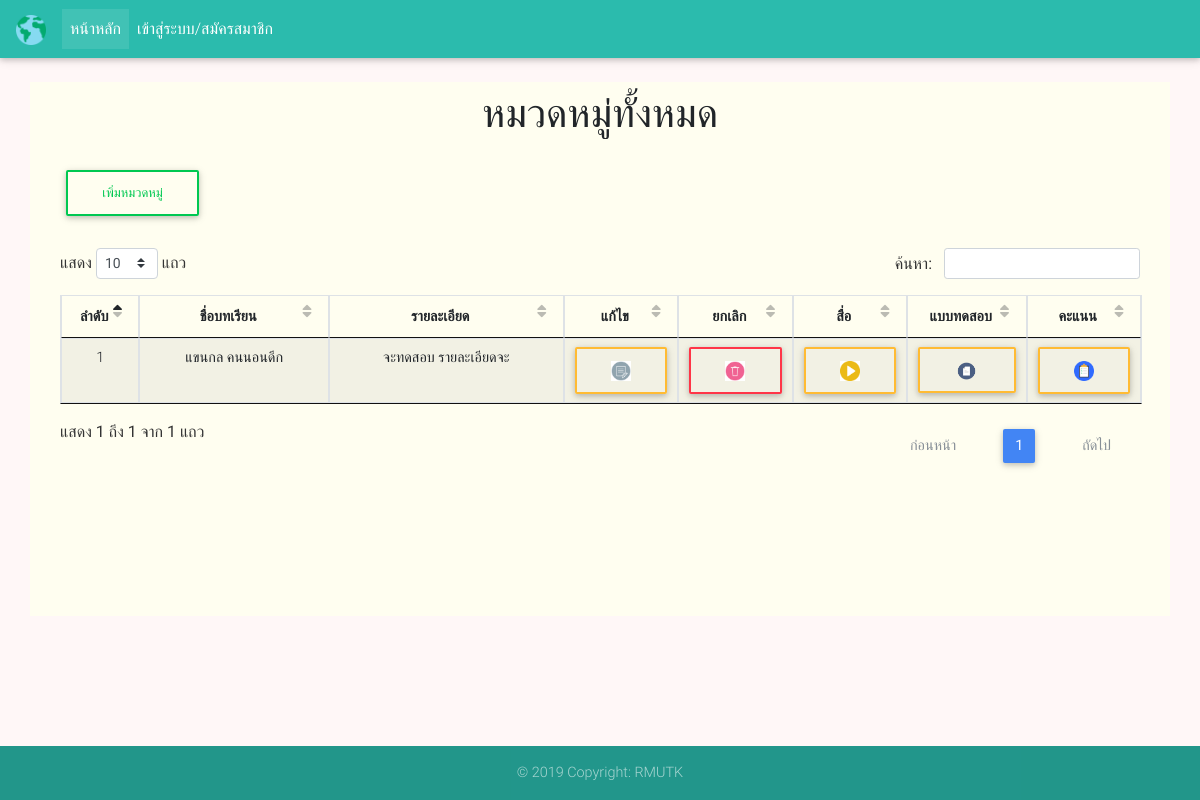
The page /admin/index.php?sc on the database as committed earlier.
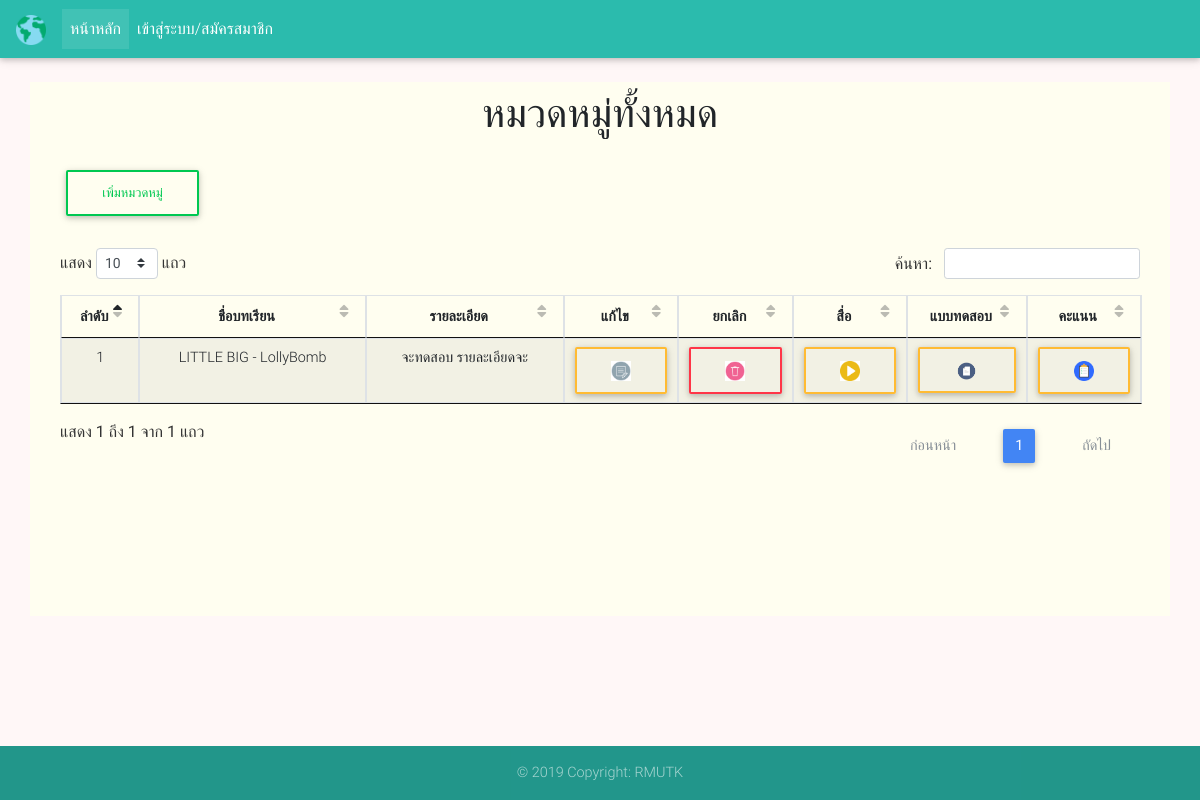
The same page on the database as committed later.
### tables this page shows
CREATE TABLE `choice` (
  `choice_id` int(11) NOT NULL,
  `choice_name` varchar(100) NOT NULL,
  `video` varchar(300) NOT NULL,
  `choice_detail` varchar(100) NOT NULL,
  `choice_status` int(1) NOT NULL
);

### admin/show_choice_all.php (the view, shortened to what the changed rows need)
<?php
$query_model = "SELECT * FROM choice";
$model = mysqli_query($con,$query_model) or die(mysqli_error());
$row_model = mysqli_fetch_assoc($model);
$totalRows_model = mysqli_num_rows($model);
?>
<?php if (isset($_REQUEST['sco']) <> ''): ?>
  <div class="col-12">
   <div class="py-2">
    <div class="container">
      <div class="row">
        <div class="col-md-12">
          <h1 class="text-center" >หมวดหมู่ทั้งหมด</h1>
        </div>
      </div>
    </div>
  </div>
  <div class="py-3">
    <div class="container">
      <div class="row">
        <div class="col-md-12">
            <br>
            <?php include 'add_choice.php'; ?>
            <a href="showchoice.php" class="btn btn-outline-success my-2 my-sm-0" data-toggle='modal' data-target='#addchoiceModal'>เพิ่มหมวดหมู่</a>
            <br><br>
            <table  id="dtBasicExample" class="table table-striped table-bordered" cellspacing="0" width="100%">
             <?php if ($totalRows_model > 0) {?>
              <thead>
                <tr class="text-center">
                  <th scope="col" width="5">ลำดับ</th>
                  <th scope="col">ชื่อบทเรียน</th>
                  <th scope="col">ลิ้งค์</th>
                  <th scope="col" width="15">สื่อการเรียนรู้</th>
                  <th scope="col" width="5">แก้ไข</th>
                  <th scope="col" width="5">ยกเลิก</th>
                </tr>
              </thead>
              <tbody>
                <?php
                $i = 1 ;
                do { ?>
                  <tr class="text-center">
                    <td><?php echo $i ?></td>
                    <td><?php echo $row_model['choice_name']; ?></td>
                    <td><?php echo $row_model['video']; ?></td>
                    <?php
                    $url = $row_model['video'];
                    preg_match('/[\\?\\&]v=([^\\?\\&]+)/', $url, $matches);
                    $id = $matches[1];
                    $width = '200px';
                    $height = '115px';
                    ?>
                    <td>
                      <iframe width="200" height="100" src="https://www.youtube.com/embed/<?php echo $id; ?>" frameborder="0" allow="accelerometer; autoplay; encrypted-media; gyroscope; picture-in-picture" allowfullscreen></iframe>
                    </td>
                    <td>
                      <a href="index.php?ec&ec&choice_id=<?php echo $row_model['choice_id'];?>" class="btn btn-outline-warning my-2 my-sm-0" ><img src="../img/edit.png" width="20"></a>
                    </td>
                    <?php if ($row_model['choice_status'] <> 1 ): ?>
                     <td>
                      <a href="del_choice.php?choice_id=<?php echo $row_model['choice_id'];?>&st=1" class="btn btn-outline-danger my-2 my-sm-0" onClick="return confirm('ยืนยันการยกเลิกหมวดหมู่');"><img src="../img/delete.png" width="20"></a>
                    </td>
                    <?php else: ?>
                      <td>
                        <a href="del_choice.php?choice_id=<?php echo $row_model['choice_id'];?>&st=0" class="btn btn-outline-info my-2 my-sm-0" onClick="return confirm('ยืนยันการใช้งานหมวดหมู่');"><i class="fas fa-redo"></i></a>
                      </td>
                    <?php endif ?>
                  </tr>
                  <?php
                  $i += 1;
                } while ($row_model = mysqli_fetch_assoc($model)); ?>
              </tbody>
            </table>
          <?php }else {
            echo "<h3> ยังไม่มีคะแนน </h3>";
          }
          mysqli_free_result($model);?>
      </div>
    </div>
  </div>
</div>
<div class="py-5">
  <div class="container">
    <div class="row">
      <div class="col-md-12"></div>
    </div>
  </div>
</div>
</div>
<?php else: ?>
  <div class="col-12">
   <div class="py-2">
    <div class="container">
      <div class="row">
        <div class="col-md-12">
          <h1 class="text-center" >หมวดหมู่ทั้งหมด</h1>
        </div>
      </div>
    </div>
  </div>
  <div class="py-3">
    <div class="container">
      <div class="row">
        <div class="col-md-12">
            <?php include 'add_choice.php'; ?>
<br><br>
            <table id="dtBasicExample" class="table table-striped table-bordered" cellspacing="0" width="100%">
             <?php if ($totalRows_model > 0) {?>
              <thead>
                <tr class="text-center">
                  <th scope="col" width="5">ลำดับ</th>
                  <th scope="col">ชื่อบทเรียน</th>
                  <th scope="col">รายละเอียด</th>
                  <th scope="col" width="5">แก้ไข</th>
                  <th scope="col" width="5">ยกเลิก</th>
                  <th scope="col" width="5">สื่อ</th>
                  <th scope="col" width="5">แบบทดสอบ</th>
                  <th scope="col" width="5">คะแนน</th>
                </tr>
              </thead>
              <tbody>
                <?php
                $i = 1 ;
                do { ?>
                  <tr class="text-center">
                    <td><?php echo $i ?></td>
                    <td><?php echo $row_model['choice_name']; ?></td>
                    <td><?php echo $row_model['choice_detail']; ?></td>
                    <td>
                      <a href="index.php?ec&choice_id=<?php echo $row_model['choice_id'];?>" class="btn btn-outline-warning my-2 my-sm-0" ><img src="../img/edit.png" width="20"></a>
                    </td>
                     <?php if ($row_model['choice_status'] <> 1 ): ?>
                     <td>
                      <a href="del_choice.php?choice_id=<?php echo $row_model['choice_id'];?>&st=1" class="btn btn-outline-danger my-2 my-sm-0" onClick="return confirm('ยืนยันการยกเลิกหมวดหมู่');"><img src="../img/delete.png" width="20"></a>
                    </td>
                    <?php else: ?>
                      <td>
                        <a href="del_choice.php?choice_id=<?php echo $row_model['choice_id'];?>&st=0" class="btn btn-outline-info my-2 my-sm-0" onClick="return confirm('ยืนยันการใช้งานหมวดหมู่');"><i class="fas fa-redo"></i></a>
                      </td>
                    <?php endif ?>
                    <td>
                      <a href="index.php?sco" class="btn btn-outline-warning my-2 my-sm-0" ><img src="../img/play.png" width="20"></a>
                    </td>
                    <td>
                      <a href="index.php?showchoice_s&choice_id=<?php echo $row_model['choice_id'];?>" class="btn btn-outline-warning my-2 my-sm-0" ><img src="../img/score.png" width="25"></a>
                    </td>
                    <td>
                      <a href="index.php?in&choice_id=<?php echo $row_model['choice_id']; ?>" class="btn btn-outline-warning my-2 my-sm-0" ><img src="../img/test.png" width="20"></a>
                    </td>
                  </tr>
                  <?php
                  $i += 1;
                } while ($row_model = mysqli_fetch_assoc($model)); ?>
              </tbody>
            </table>
          <?php }else {
            echo "<h3> ยังไม่มีคะแนน </h3>";
          }
          mysqli_free_result($model);?>
      </div>
    </div>
  </div>
</div>
</div>
<?php endif ?>

Rows that differ between the two databases and show on the page:
changed choice "จะทดสอบ รายละเอียดจะ": choice_name "แขนกล คนนอนดึก" → "LITTLE BIG - LollyBomb"
